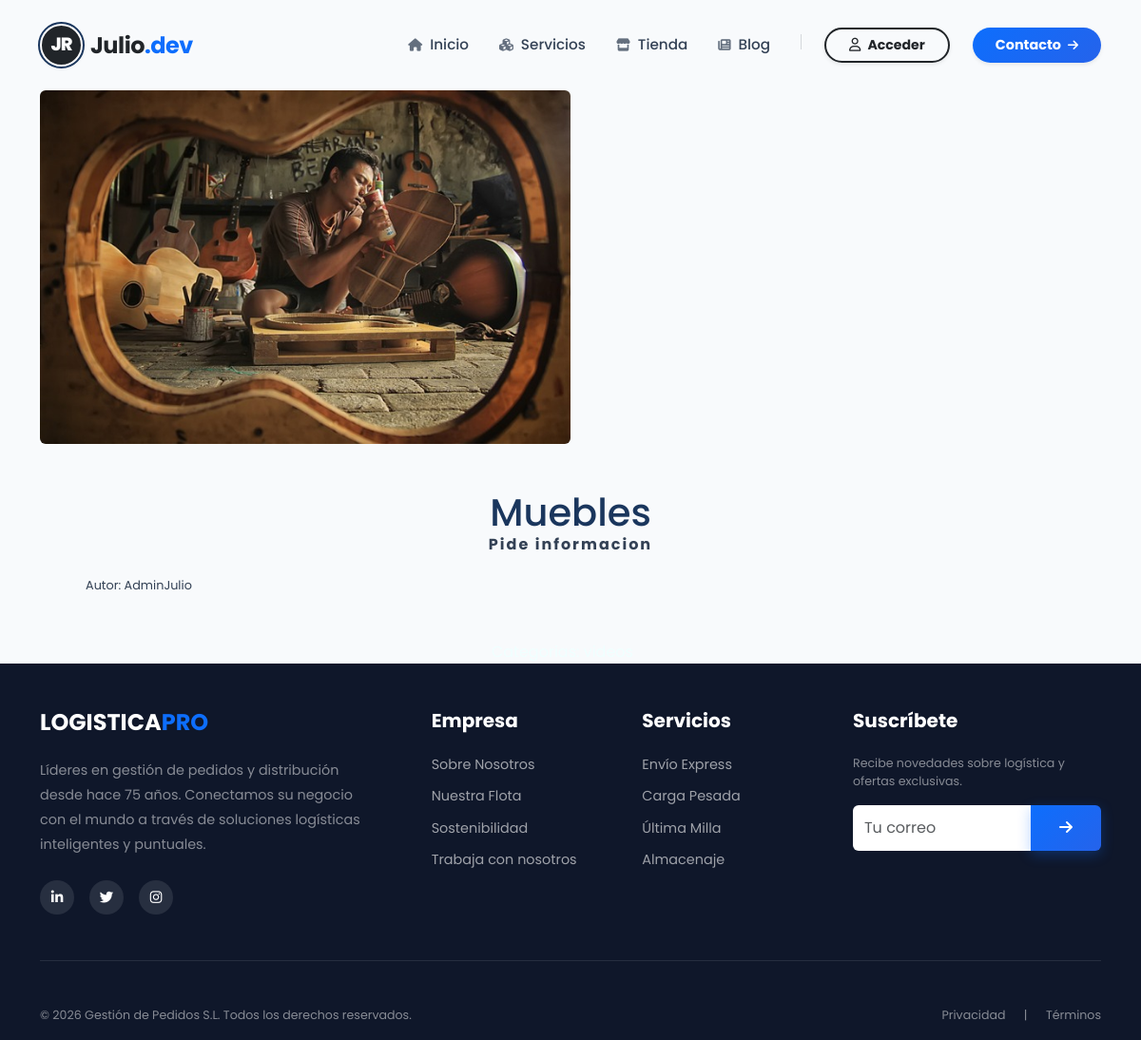
The app's page /blogs/categoria/3/, older data.
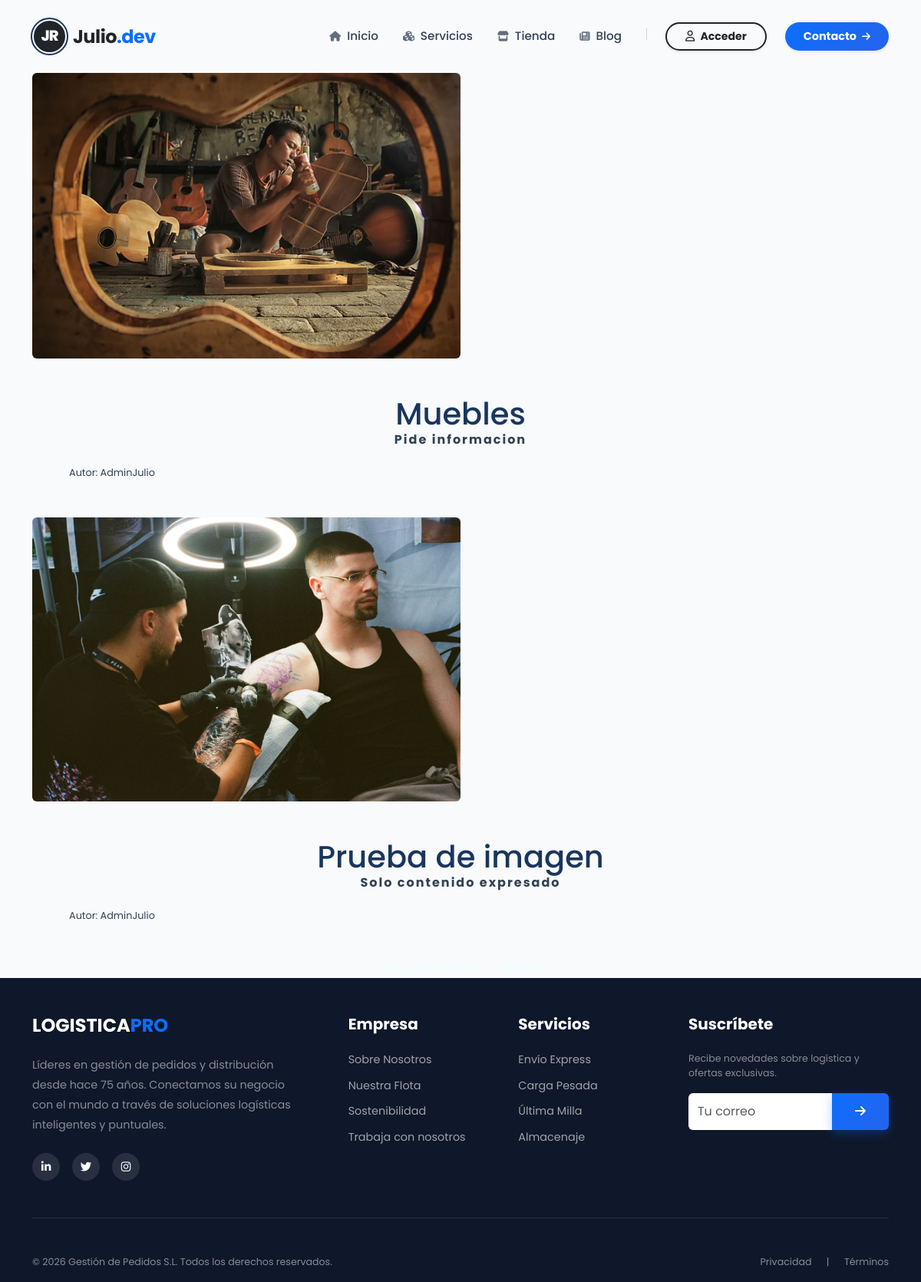
The same page, newer data.
### blogs/models.py (models this page shows, shortened)
class Post(models.Model):
    titulo = models.CharField(max_length=50)
    contenido = models.TextField()
    imagen = models.ImageField(upload_to='blog', null=True, blank=True)
    autor = models.ForeignKey(User, on_delete=models.CASCADE) #puede eliminar todo los pos creado por el usuario
    categorias = models.ManyToManyField(Categoria)
    create = models.DateField(auto_now_add=True)
    update = models.DateField(auto_now_add=True)
    class Meta:
        verbose_name = 'post'
        verbose_name_plural = 'posts'

### blogs/views.py (the view)
# urls.py: path('categoria/<int:categoria_id>/',views.categoria,name='categoria'),
def categoria(request, categoria_id):
    vCategoria = Categoria.objects.get(id=categoria_id)
    posts = Post.objects.filter(categorias=vCategoria)
    return render(request, "blogs/categoria.html", {'categorias': vCategoria, 'vPost': posts})

### appFrontend/templatetags/nav_tags.py (called while the page is built)
@register.simple_tag(takes_context=True)
def active_class(context, url_name):
    request = context['request']
    try:
        match = resolve(request.path_info)
        if match.url_name == url_name:
            return 'active'
    except:
        return ''
    return ''

### blogs/templates/blogs/categoria.html (shortened to what this page needs)
{% extends "appFrontend/indexMaster.html" %}
{% load static %}
{% block content %}
{% for post in vPost %}
    <section class="page-section clearfix">
        <div class="container">
            <div class="intro">
                <img class="intro-img img-fluid mb-3 mb-lg-0 rounded" src="{{post.imagen.url}}" alt="" style="width: 50%;">
                <div class="intro-text left-0 text-center bg-faded p-5 rounded">
                    <h2 class="section-heading mb-4">
                        <span class="section-heading-lower">{{post.titulo}}</span>
                        <span class="section-heading-upper">{{post.contenido}}</span>
                    </h2>
                    <div style="text-align: left; font-size: 0.8em;">
                        Autor: {{post.autor}}
                    </div>
                </div>
            </div>
        </div>
    </section>
{% endfor %}
    <section>
        <div style="width: 75%;text-align: center;color: azure; margin: auto;">
        </div>
    </section>
{% endblock %}

Row changes from the older to the newer data that the page shows:
added Post: imagen (picture), titulo "Prueba de imagen", contenido "Solo contenido expresado", autor "AdminJulio"
